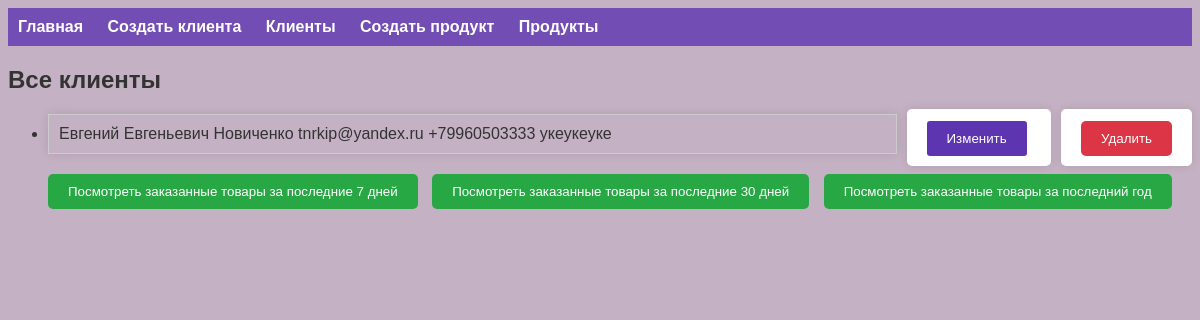
Before: /lesson2/clients/ with the older database file.
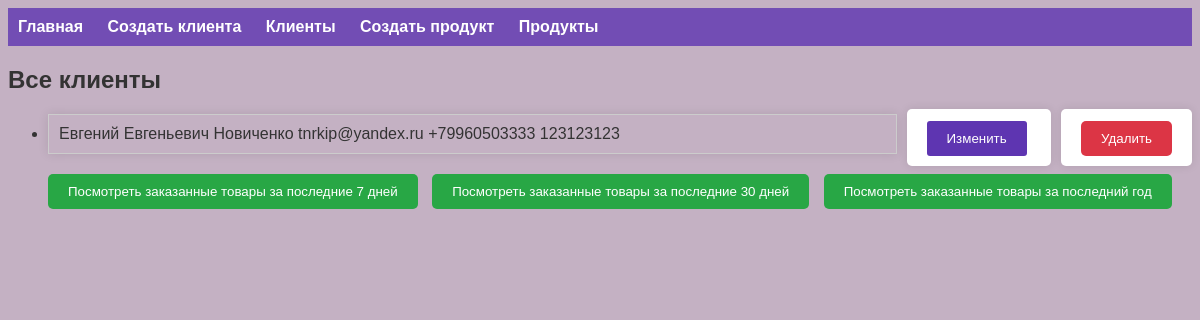
After: the same page with the newer database file.
### app_lesson2/models.py (models this page shows, shortened)
class Client(models.Model):
    name = models.CharField(max_length=100)
    email = models.EmailField()
    phone_number = models.CharField(max_length=15)
    address = models.CharField(max_length=200)
    registration_date = models.DateField(auto_now_add=True)

### app_lesson2/views.py (the view)
# urls.py: path('clients/', views.all_clients_view, name='all_clients'),
def all_clients_view(request):
    clients = Client.objects.all()
    return render(request, 'all_clients.html', {'clients': clients})

### app_lesson2/templates/all_clients.html (shortened to what this page needs)
{% extends 'base.html' %}
{% block content %}
<h2>Все клиенты</h2>
<ul>
    {% for client in clients %}
    <li>
        <div class="client-container">
            <div class="client-info">
                <span>{{ client.name }}</span>
                <span>{{ client.email }}</span>
                <span>{{ client.phone_number }}</span>
                <span>{{ client.address }}</span>
            </div>
            <div class="client-buttons">
                <form id="updateForm{{ client.id }}" action="{% url 'update_client' client.id %}" method="post" style="display: inline;">
                    <button type="submit" class="btn-update">Изменить</button>
                </form>
                <form id="deleteForm{{ client.id }}" action="{% url 'delete_client' client.id %}" method="post" style="display: inline;">
                    <button type="button" class="btn-delete" onclick="confirmDelete({{ client.id }})">Удалить</button>
                </form>
            </div>
        </div>
        <button type="button" class="btn-view" onclick="window.location.href='{% url 'client_ordered_products' client_id=client.id days=7 %}'">Посмотреть заказанные товары за последние 7 дней</button>
        <button type="button" class="btn-view" onclick="window.location.href='{% url 'client_ordered_products' client_id=client.id days=30 %}'">Посмотреть заказанные товары за последние 30 дней</button>
        <button type="button" class="btn-view" onclick="window.location.href='{% url 'client_ordered_products' client_id=client.id days=365 %}'">Посмотреть заказанные товары за последний год</button>
    </li>
    {% endfor %}
</ul>
{% endblock %}

Changed rows visible on the page:
changed Client "Евгений Евгеньевич Новиченко": address "укеукеуке" → "123123123"
